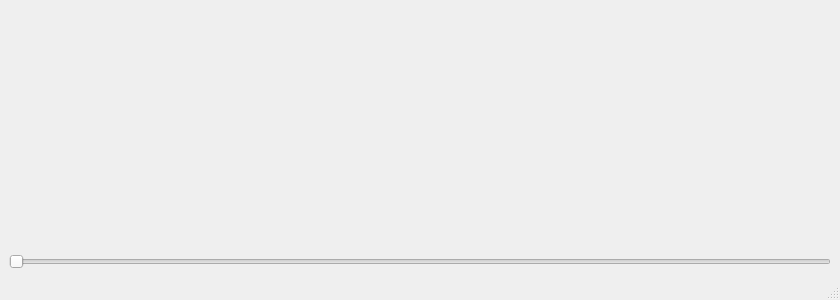
<?xml version="1.0" encoding="UTF-8"?>
<ui version="4.0">
 <class>OpenDataDialog</class>
 <widget class="QMainWindow" name="OpenDataDialog">
  <property name="geometry">
   <rect>
    <x>0</x>
    <y>0</y>
    <width>840</width>
    <height>300</height>
   </rect>
  </property>
  <property name="windowTitle">
   <string>MainWindow</string>
  </property>
  <widget class="QWidget" name="centralwidget">
   <layout class="QVBoxLayout" name="verticalLayout">
    <item>
     <widget class="Plot" name="plot" native="true"/>
    </item>
    <item>
     <widget class="QSlider" name="horizontalSlider">
      <property name="orientation">
       <enum>Qt::Horizontal</enum>
      </property>
     </widget>
    </item>
   </layout>
  </widget>
  <widget class="QMenuBar" name="menubar">
   <property name="geometry">
    <rect>
     <x>0</x>
     <y>0</y>
     <width>840</width>
     <height>20</height>
    </rect>
   </property>
  </widget>
  <widget class="QStatusBar" name="statusbar"/>
 </widget>
 <customwidgets>
  <customwidget>
   <class>Plot</class>
   <extends>QWidget</extends>
   <header>plot.h</header>
   <container>1</container>
  </customwidget>
 </customwidgets>
 <resources/>
 <connections/>
</ui>
